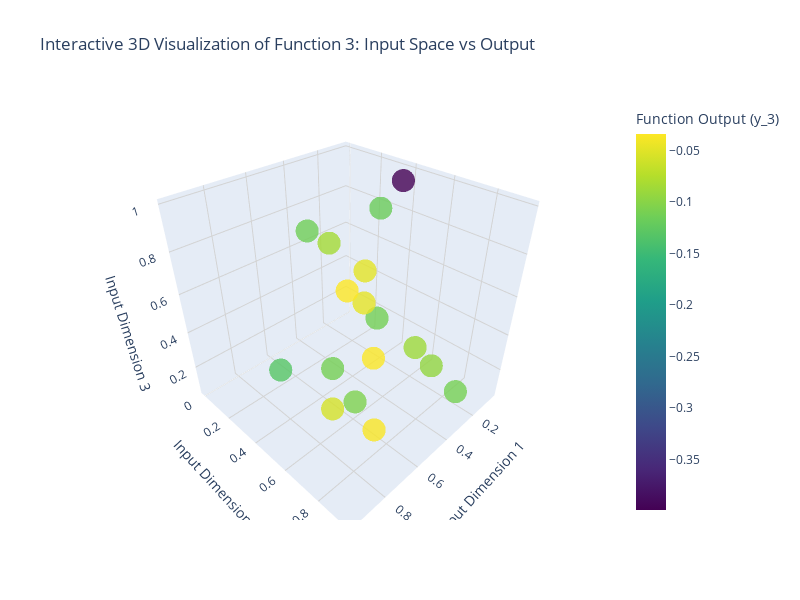

Notebook source saved alongside this figure:
### Code cell
# 3D Plot of Function 3: 
from mpl_toolkits.mplot3d import Axes3D


# Create 3D figure
fig = plt.figure(figsize=(12, 8))
ax = fig.add_subplot(111, projection='3d')

# Extract x and y coordinates (3D input)
x_coords = x_3[:, 0]  
y_coords = x_3[:, 1]  
z_coords = x_3[:, 2]       


import plotly.graph_objects as go
import plotly.express as px

# Create interactive 3D scatter plot with Plotly
fig = go.Figure(data=[go.Scatter3d(
    x=x_coords,
    y=y_coords,
    z=z_coords,
    mode='markers',
    marker=dict(
        size=8,
        color=y_3,
        colorscale='Viridis',
        opacity=0.8,
        colorbar=dict(title="Function Output (y_3)")
    ),
    text=[f'Point {i}<br>Input: ({x_coords[i]:.3f}, {y_coords[i]:.3f}, {z_coords[i]:.3f})' 
          for i in range(len(x_coords))],
    hovertemplate='<b>%{text}</b><extra></extra>'
)])

fig.update_layout(
    title='Interactive 3D Visualization of Function 3: Input Space vs Output',
    scene=dict(
        xaxis_title='Input Dimension 1',
        yaxis_title='Input Dimension 2',
        zaxis_title='Input Dimension 3',
        bgcolor='rgba(0,0,0,0)',
        xaxis=dict(showgrid=True, gridcolor='lightgray'),
        yaxis=dict(showgrid=True, gridcolor='lightgray'),
        zaxis=dict(showgrid=True, gridcolor='lightgray')
    ),
    width=800,
    height=600
)

fig.show()

### Figure 1 — Plotly figure (JSON) as saved in the notebook; plotly's stock layout.template omitted (floating-point values rounded to 4 significant figures)
{"data": [{"hovertemplate": "<b>%{text}</b><extra></extra>", "marker": {"color": [-0.1121, -0.08796, -0.1114, -0.03484, -0.04801, -0.1106, -0.3989, -0.1139, -0.1315, -0.09419, -0.04695, -0.106, -0.118, -0.03638, -0.05676, -0.08441, -0.034], "colorbar": {"title": {"text": "Function Output (y_3)"}}, "colorscale": [[0, "#440154"], [0.1111, "#482878"], [0.2222, "#3e4989"], [0.3333, "#31688e"], [0.4444, "#26828e"], [0.5556, "#1f9e89"], [0.6667, "#35b779"], [0.7778, "#6ece58"], [0.8889, "#b5de2b"], [1, "#fde725"]], "opacity": 0.8, "size": 8}, "mode": "markers", "text": ["Point 0<br>Input: (0.172, 0.344, 0.249)", "Point 1<br>Input: (0.242, 0.644, 0.272)", "Point 2<br>Input: (0.535, 0.399, 0.173)", "Point 3<br>Input: (0.493, 0.612, 0.340)", "Point 4<br>Input: (0.135, 0.220, 0.458)", "Point 5<br>Input: (0.346, 0.941, 0.269)", "Point 6<br>Input: (0.152, 0.440, 0.991)", "Point 7<br>Input: (0.646, 0.397, 0.920)", "Point 8<br>Input: (0.747, 0.284, 0.226)", "Point 9<br>Input: (0.170, 0.697, 0.149)", "Point 10<br>Input: (0.221, 0.298, 0.344)", "Point 11<br>Input: (0.666, 0.672, 0.246)", "Point 12<br>Input: (0.047, 0.231, 0.771)", "Point 13<br>Input: (0.600, 0.725, 0.066)", "Point 14<br>Input: (0.966, 0.861, 0.567)", "Point 15<br>Input: (0.172, 0.000, 0.545)", "Point 16<br>Input: (0.323, 0.283, 0.455)"], "type": "scatter3d", "x": [0.1715, 0.2421, 0.5349, 0.4926, 0.1346, 0.3455, 0.1518, 0.6455, 0.7469, 0.1705, 0.2205, 0.666, 0.04681, 0.6001, 0.966, 0.1717, 0.3232], "y": [0.3439, 0.6441, 0.3985, 0.6116, 0.2199, 0.9414, 0.44, 0.3971, 0.2842, 0.697, 0.2978, 0.672, 0.2314, 0.7251, 0.8611, 0, 0.2828], "z": [0.2487, 0.2724, 0.1734, 0.3402, 0.4582, 0.2694, 0.9909, 0.9198, 0.2263, 0.1492, 0.3436, 0.2463, 0.7706, 0.06609, 0.5668, 0.5455, 0.4545]}], "layout": {"height": 600, "scene": {"bgcolor": "rgba(0,0,0,0)", "xaxis": {"gridcolor": "lightgray", "showgrid": true, "title": {"text": "Input Dimension 1"}}, "yaxis": {"gridcolor": "lightgray", "showgrid": true, "title": {"text": "Input Dimension 2"}}, "zaxis": {"gridcolor": "lightgray", "showgrid": true, "title": {"text": "Input Dimension 3"}}}, "title": {"text": "Interactive 3D Visualization of Function 3: Input Space vs Output"}, "width": 800}}
